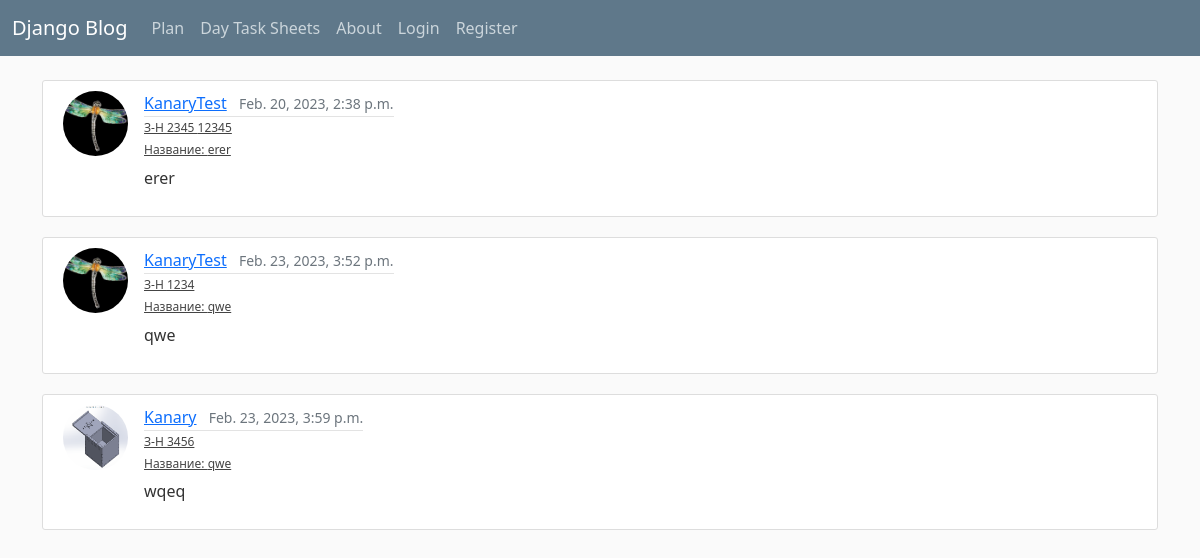
The page / on the database its author committed.
### blog/models.py (models this page shows, shortened)
class Post(models.Model):
    STATUS_CHOICES = [
            ('AC', 'Active'),
            ('CA', 'Cancelled'),
            ('PS', 'Postponed'),
            ('HD', 'Hidden'),
            ]
    title = models.CharField(max_length=100)
    content = models.TextField()
    purchaser = models.ForeignKey(Purchaser,
                                  on_delete=models.RESTRICT)
    date_posted = models.DateTimeField(default=timezone.now)
    author = models.ForeignKey(User,
                               on_delete=models.RESTRICT,
                               default=1)
    status = models.CharField(max_length=2,
                              choices=STATUS_CHOICES,
                              default='HD')
    parent = models.ForeignKey('self',
                               on_delete=models.CASCADE,
                               blank=True,
                               null=True)

class Order(models.Model):
    post = models.ForeignKey(Post,
                             on_delete=models.CASCADE)
    order_number = models.PositiveBigIntegerField()
    deadline = models.DateField()
    date_added = models.DateField(default=timezone.now)

### users/models.py (models this page shows, shortened)
class Profile(models.Model):
    user = models.OneToOneField(User, on_delete=models.CASCADE)
    image = models.ImageField(default='default.jpg', upload_to='profile_pics')

### blog/views.py (the view)
# urls.py: path('', HomeView.as_view(), name='blog-home'),
class HomeView(ListView):
    model = Post
    template_name = 'blog/home.html'
    def get_context_data(self, **kwargs):
        context = super().get_context_data(**kwargs)
        context['posts'] = Post.objects.all()
        context['orders'] = Order.objects.all()
        return context

### blog/templates/blog/home.html (shortened to what this page needs)
{% extends "blog/base.html" %}
{% block content %}
{% for post in posts %}
<article class="d-flex content-section">
    <img class="rounded-circle article-img" src="{{ post.author.profile.image.url }}">
    <div class="media-body">
        <div class="article-metadata">
            <a class="me-2" href="{% url 'user-posts' post.author.username %}">{{ post.author }}</a>
            <small class="text-muted">{{ post.date_posted }}</small>
        </div>
            <h6><a class="article-title" href="{% url 'post-detail' post.id %}">З-Н {% for order in orders %}
                {% if order.post_id == post.id %} {{ order.order_number }}
                {% endif %}{% endfor %}</a></h6>
        <h6><a class="article-title" href="{% url 'post-detail' post.id %}">Название: {{ post.title }}</a></h6>
        <p class="article-content">{{ post.content }}</p>
    </div>
</article>
{% endfor %}
{% endblock content %}

### blog/static/blog/main.css (style rules this page uses)
body { background: #fafafa; color: #333333; margin-top: 5rem; }
h1, h2, h3, h4, h5, h6 { color: #444444; font-size: 12px; }
.content-section { background: #ffffff; padding: 10px 20px; border: 1px solid #dddddd; border-radius: 3px; margin-bottom: 20px; }
.article-title { font-size: 12px; color: #444444; }
.article-content { white-space: pre-line; }
.article-img { height: 65px; width: 65px; margin-right: 16px; }
.article-metadata { padding-bottom: 1px; margin-bottom: 4px; border-bottom: 1px solid #e3e3e3 }

### rows shown on the page
Post: author.profile.image (placeholder picture), author "KanaryTest", date_posted "Feb. 20, 2023, 2:38 p.m.", title "erer", content "erer"
Order: order_number "2345"
Order: order_number "12345"
Post: author.profile.image (placeholder picture), author "KanaryTest", date_posted "Feb. 23, 2023, 3:52 p.m.", title "qwe", content "qwe"
Order: order_number "1234"
Post: author.profile.image (picture), author "Kanary", date_posted "Feb. 23, 2023, 3:59 p.m.", title "qwe", content "wqeq"
Order: order_number "3456"
